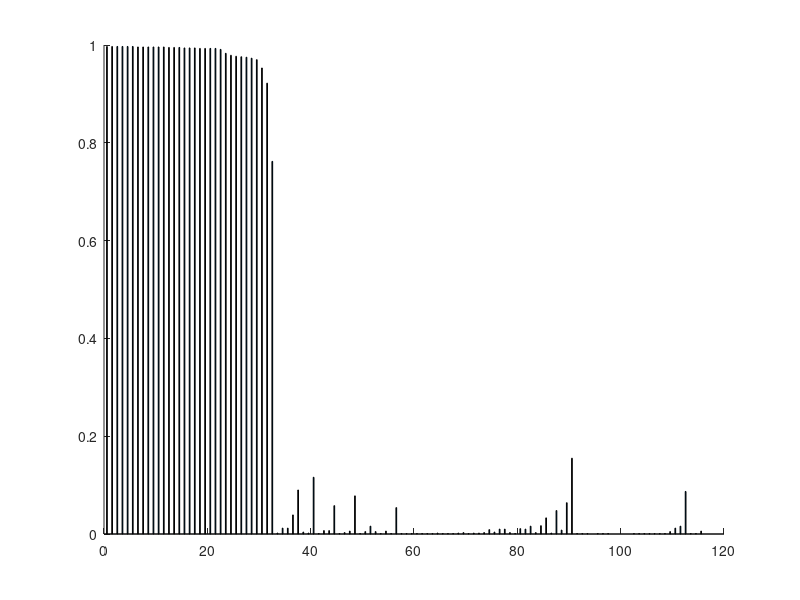

Recreate this plot in MATLAB. (Note: this script raises an error after producing the figure.)
function [sumout]=barplot4structure(C,sortbyq,classin)

% Population Genetics and Evolution Toolbox (PGEToolbox)
% Author: James Cai
% (c) Texas A&M University
%
% $LastChangedDate: 2013-01-06 13:39:38 -0600 (Sun, 06 Jan 2013) $
% $LastChangedRevision: 331 $
% $LastChangedBy: jcai $

if nargin<3
    classin=[];
end

sumout.memo={'C--Inferred clusters','idvnames--names of individuals',...
    'sortidx--order when sorted by Q','LnP--Estimated Ln Prob of Data'};

if nargin<2
    sortbyq=1;
end

if nargin<1
    disp('Using example C...');
%Inferred clusters
C=[0.002 0.000 0.002 0.001 0.994 0.000 0.001
0.001 0.000 0.001 0.000 0.996 0.000 0.001
0.003 0.000 0.001 0.001 0.990 0.001 0.005
0.001 0.000 0.001 0.001 0.997 0.000 0.000
0.001 0.001 0.001 0.001 0.997 0.000 0.001
0.001 0.000 0.001 0.001 0.996 0.000 0.001
0.001 0.000 0.001 0.001 0.997 0.000 0.001
0.008 0.000 0.073 0.006 0.911 0.000 0.001
0.033 0.000 0.004 0.003 0.954 0.001 0.004
0.010 0.000 0.002 0.001 0.986 0.000 0.002
0.003 0.000 0.001 0.001 0.994 0.000 0.001
0.001 0.000 0.000 0.000 0.997 0.000 0.001
0.064 0.000 0.017 0.009 0.908 0.001 0.001
0.016 0.000 0.001 0.000 0.980 0.001 0.001
0.155 0.000 0.038 0.001 0.804 0.001 0.001
0.048 0.000 0.035 0.002 0.914 0.000 0.001
0.002 0.000 0.001 0.002 0.992 0.001 0.002
0.002 0.002 0.058 0.004 0.934 0.000 0.000
0.011 0.001 0.001 0.002 0.982 0.001 0.002
0.010 0.000 0.001 0.000 0.986 0.001 0.001
0.001 0.000 0.004 0.000 0.993 0.000 0.001
0.009 0.000 0.002 0.000 0.988 0.000 0.001
0.002 0.000 0.000 0.000 0.996 0.000 0.001
0.003 0.001 0.012 0.004 0.977 0.002 0.002
0.010 0.002 0.002 0.001 0.982 0.001 0.002
0.003 0.001 0.003 0.002 0.986 0.002 0.003
0.001 0.001 0.213 0.003 0.779 0.001 0.002
0.001 0.001 0.195 0.001 0.801 0.000 0.001
0.001 0.001 0.006 0.002 0.985 0.000 0.004
0.004 0.002 0.001 0.001 0.987 0.001 0.004
0.017 0.012 0.003 0.008 0.957 0.000 0.003
0.001 0.000 0.001 0.001 0.996 0.000 0.001
0.001 0.000 0.001 0.001 0.995 0.001 0.001
0.002 0.001 0.001 0.001 0.992 0.000 0.003
0.997 0.000 0.001 0.001 0.001 0.000 0.001
0.993 0.000 0.003 0.001 0.001 0.000 0.002
0.997 0.000 0.000 0.001 0.000 0.000 0.001
0.997 0.000 0.001 0.000 0.000 0.000 0.001
0.993 0.000 0.002 0.002 0.001 0.000 0.001
0.996 0.000 0.001 0.001 0.001 0.000 0.001
0.994 0.000 0.001 0.001 0.003 0.001 0.001
0.976 0.000 0.015 0.001 0.004 0.002 0.001
0.995 0.000 0.001 0.000 0.002 0.000 0.001
0.973 0.000 0.008 0.001 0.001 0.000 0.015
0.975 0.001 0.013 0.001 0.006 0.001 0.004
0.922 0.000 0.002 0.001 0.073 0.000 0.001
0.953 0.000 0.001 0.001 0.039 0.001 0.005
0.012 0.000 0.985 0.001 0.001 0.001 0.001
0.002 0.000 0.996 0.001 0.001 0.000 0.001
0.090 0.001 0.906 0.001 0.001 0.000 0.001
0.116 0.001 0.745 0.002 0.132 0.001 0.004
0.002 0.001 0.802 0.000 0.193 0.000 0.001
0.004 0.000 0.821 0.001 0.164 0.001 0.009
0.012 0.000 0.969 0.001 0.015 0.000 0.003
0.007 0.001 0.689 0.001 0.302 0.001 0.001
0.058 0.000 0.496 0.001 0.443 0.001 0.002
0.007 0.000 0.716 0.001 0.274 0.000 0.001
0.762 0.000 0.001 0.001 0.234 0.000 0.001
0.991 0.000 0.002 0.001 0.004 0.001 0.001
0.997 0.001 0.000 0.000 0.001 0.000 0.001
0.997 0.000 0.001 0.000 0.000 0.000 0.001
0.996 0.000 0.001 0.001 0.001 0.000 0.001
0.996 0.000 0.001 0.001 0.001 0.000 0.000
0.983 0.008 0.001 0.001 0.001 0.007 0.000
0.996 0.001 0.001 0.001 0.001 0.000 0.001
0.996 0.000 0.001 0.001 0.001 0.000 0.001
0.997 0.000 0.001 0.000 0.000 0.000 0.001
0.979 0.001 0.005 0.004 0.007 0.002 0.003
0.001 0.001 0.728 0.009 0.259 0.001 0.001
0.001 0.000 0.120 0.003 0.000 0.000 0.875
0.001 0.000 0.104 0.001 0.000 0.001 0.893
0.012 0.001 0.006 0.005 0.003 0.002 0.971
0.005 0.000 0.009 0.001 0.002 0.000 0.983
0.001 0.000 0.001 0.001 0.001 0.005 0.991
0.001 0.000 0.000 0.000 0.001 0.000 0.997
0.001 0.001 0.001 0.000 0.001 0.000 0.995
0.016 0.001 0.004 0.002 0.048 0.011 0.918
0.006 0.001 0.120 0.002 0.001 0.000 0.870
0.087 0.001 0.004 0.001 0.002 0.001 0.904
0.001 0.000 0.000 0.000 0.000 0.000 0.997
0.001 0.000 0.000 0.000 0.000 0.000 0.998
0.994 0.000 0.001 0.001 0.002 0.000 0.001
0.996 0.000 0.001 0.000 0.001 0.000 0.001
0.005 0.115 0.007 0.868 0.005 0.000 0.001
0.003 0.000 0.001 0.994 0.001 0.000 0.000
0.078 0.001 0.002 0.916 0.001 0.001 0.001
0.006 0.001 0.004 0.965 0.002 0.001 0.021
0.005 0.119 0.005 0.800 0.023 0.010 0.038
0.016 0.127 0.001 0.846 0.005 0.005 0.001
0.001 0.001 0.196 0.799 0.001 0.001 0.001
0.006 0.078 0.244 0.653 0.001 0.001 0.016
0.001 0.000 0.000 0.997 0.000 0.000 0.001
0.001 0.000 0.001 0.912 0.086 0.000 0.000
0.054 0.299 0.004 0.616 0.001 0.001 0.024
0.001 0.333 0.006 0.650 0.000 0.008 0.001
0.977 0.000 0.001 0.001 0.018 0.001 0.003
0.001 0.000 0.001 0.000 0.997 0.000 0.001
0.995 0.000 0.000 0.000 0.002 0.000 0.001
0.001 0.000 0.001 0.000 0.996 0.000 0.001
0.995 0.000 0.002 0.000 0.001 0.001 0.001
0.001 0.000 0.000 0.000 0.000 0.998 0.000
0.000 0.000 0.000 0.000 0.000 0.998 0.000
0.001 0.000 0.000 0.000 0.000 0.998 0.000
0.001 0.000 0.000 0.000 0.000 0.998 0.000
0.001 0.000 0.000 0.000 0.000 0.998 0.000
0.000 0.000 0.000 0.000 0.000 0.998 0.000
0.000 0.000 0.000 0.000 0.000 0.998 0.000
0.000 0.000 0.000 0.000 0.000 0.998 0.000
0.000 0.000 0.000 0.000 0.000 0.998 0.000
0.001 0.000 0.001 0.000 0.001 0.996 0.000
0.001 0.000 0.001 0.000 0.000 0.998 0.000
0.039 0.000 0.957 0.001 0.001 0.000 0.001
0.994 0.000 0.003 0.001 0.001 0.000 0.001
0.970 0.000 0.001 0.001 0.025 0.001 0.001
0.993 0.001 0.002 0.001 0.001 0.000 0.002
0.993 0.000 0.002 0.001 0.002 0.001 0.001];
end
%%

if isstr(C)
filename=C;   % 'structure_result.txt';

%[C]=readstructureoutput(filename);

disp(['Reading STRUCTURE output file ',filename,' ...'])
txt = textread(filename,'%s','delimiter','\n','whitespace','');
idx1=find(cellfun(@isempty,strfind(txt,'Inferred ancestry of individuals:'))==0);
idx2=find(cellfun(@isempty,strfind(txt,'Estimated Allele Frequencies in each cluster'))==0);
idx3=find(cellfun(@isempty,strfind(txt,'Estimated Ln Prob of Data   ='))==0);

LnPtxt=txt{idx3};
LnPtxt=LnPtxt(31:end);
sumout.LnP=str2double(LnPtxt);


txt=txt(idx1+2:idx2-3);
C=[];
for k=1:length(txt);
    linetxt=txt{k};
    linefrc=strread(linetxt(strfind(linetxt,':')+2:end),'%f')';
    [itemp,iname]=strread(linetxt(1:strfind(linetxt,'(')-1),'%d%s');
    sumout.idvnames{k}=iname{1};
    C=[C;linefrc];
end
%sumout.idvnames=
else
    
    for k=1:size(C,1)
      sumout.idvnames{k}=sprintf('idv_%d',k);
    end
    sumout.LnP=nan;

    
end

sumout.C=C;

for k=1:length(sumout.idvnames)
    sumout.classnames{k}=sumout.idvnames{k}(1:4);
end

if any(sum(C,2)<0.99)
    error('Wrong input C (Inferred clusters)');    
end
[n,K]=size(C);

sumout.K=K;


%figure; 
%subplot(2,1,1)

if ~sortbyq
    

    sumout.orderidx=1:size(C,1);
    if nargout<1
    bar(C,1,'stack','edgecolor','none');
    ylim([0 1])
    xlim([0 size(C,1)+1])
    axis ij;
    title(sprintf('K=%d; No. of samples=%d; Original order',K,n))
    end

else

    if ~isempty(classin)
        [x,idx]=max(C,[],2);  % y is the idx of the max per row
        [x,idx]=sort(idx);
        C=C(idx,:);
        classin=classin(idx);
        
        [iclass,iclassname]=grp2idx(classin);        
        [x,y]=max(C,[],2);
        
    else
        [x,iclass]=max(C,[],2);  % y is the idx of the max per row
        iclassname=sprintf('K%d|',1:K);
        
    end
    
    [a,idx]=sortrows([iclass,x],[1 -2]);
    sumout.orderidx=idx;
    
    C=C(idx,:);
    
    
    
    
    if nargout<1

    bar(C,1,'stack','edgecolor','none');
    ylim([0 1])
    xlim([0 size(C,1)+1])
    axis ij;
    if ~isempty(classin)
        title(sprintf('K=%d, lnPr(X|K)=%.2f, n=%d; Sort by (prior) populations',K,sumout.LnP,n))
    else
        title(sprintf('K=%d,  lnPr(X|K)=%.2f, n=%d; Sort by Q',K,sumout.LnP,n))
    end
    
    %inames=sumout.idvnames(sumout.orderidx);
    inames=sumout.idvnames;

    seprt=[];    
    for sk=1:length(unique(iclass))    
        idx=find(iclass==sk);
        seprt=[seprt,length(idx)];
        iname=inames(idx);
        %xname{sk}=iname;
        fprintf('%d\t',sk);
        for nk=1:length(iname)
            fprintf('%s ',iname{nk});
        end
        fprintf('\n');
    end
    sprt=cumsum(seprt);
    vline(sprt+0.5,'w-')
    %sprt
    %iclassname
    if ~isempty(classin)
        set(gca,'XTick',sprt-0.5,'XTickLabel',iclassname)
    end
    
    end

end














